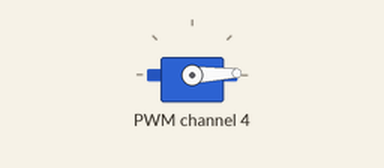
A program run on a simulated Raspberry Pi (BCM pin numbers). Parts: servo.

Above: at 0.05 s.
At 1.65 s:
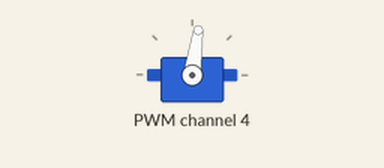
At 3.3 s:
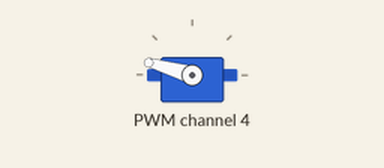
At 6.55 s:
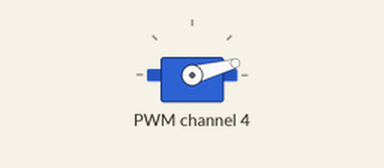
Timing chart, 0 to 8.9 s (numbered marks = the images above):
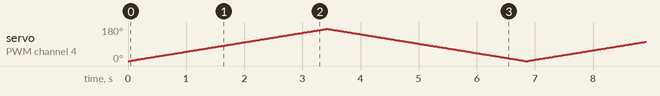

The program:

servotest.py
```python
import time
from adafruit_servokit import ServoKit

# Initialisiere das ServoKit-Objekt mit der I2C-Adresse 0x41
kit = ServoKit(channels=16, address=0x41)

# Setze die minimale und maximale Position des Servos
min_position = 0  # Minimal Position
max_position = 170  # Maximale Position

# Schrittgröße für die Bewegung des Servos
step_size = 1

# Zeitverzögerung zwischen den Schritten (in Sekunden)
delay = 0.02

# Funktion zum Bewegen des Servos von min_position zu max_position
def move_servo():
    for angle in range(min_position, max_position + 1, step_size):
        kit.servo[4].angle = angle
        time.sleep(delay)

    for angle in range(max_position, min_position - 1, -step_size):
        kit.servo[4].angle = angle
        time.sleep(delay)

try:
    while True:
        move_servo()

except KeyboardInterrupt:
    # Wenn CTRL+C gedrückt wird, stoppe die Bewegung und setze den Servo auf 90 Grad
    kit.servo[0].angle = 90
```
